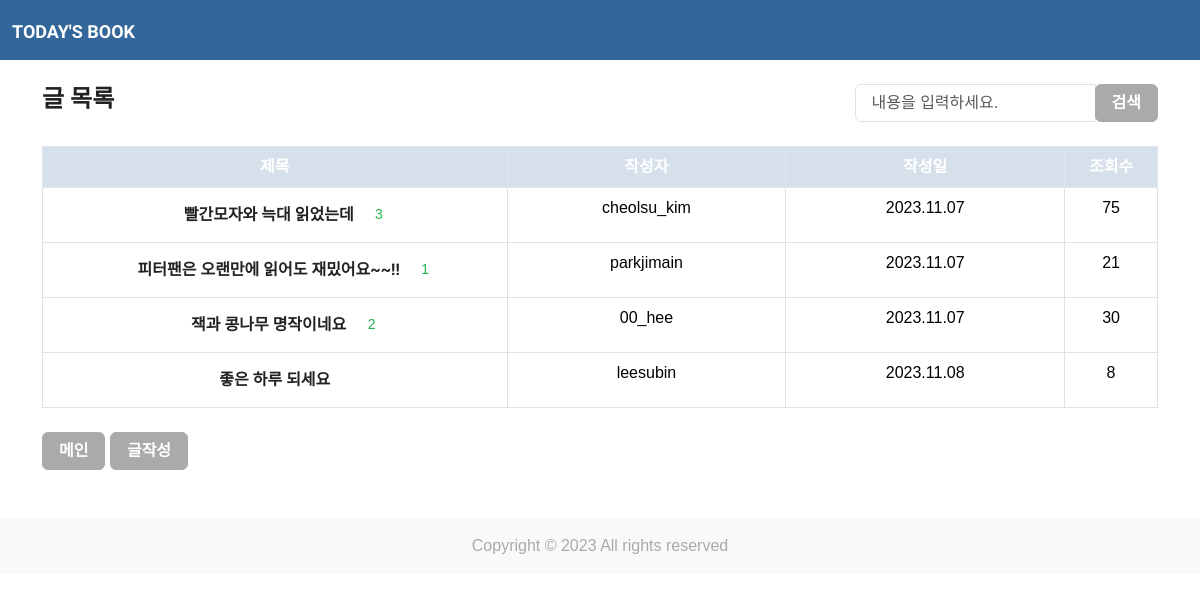
Page /reading_blog/posttag/공포/ on the committed database.
### reading_blog/models.py (models this page shows, shortened)
class Post(models.Model):
    author = models.ForeignKey(
        User, on_delete=models.CASCADE
    )
    title = models.CharField(max_length=100)
    content = models.TextField()
    thumb_image = models.ImageField(
        upload_to='reading_blog/images/%Y/%m/%d/', blank=True)
    image_upload = models.ImageField(upload_to='blog/%Y/%m/%d/', blank=True, null=True)
    file_upload = models.FileField(
        upload_to='reading_blog/files/%Y/%m/%d/', blank=True)
    created_at = models.DateTimeField(auto_now_add=True)
    updated_at = models.DateField(auto_now=True)
    view_count = models.PositiveIntegerField(default=0)
    tags = models.ManyToManyField('Tag', blank=True)

### reading_blog/views.py (the view)
# urls.py: path('posttag/<str:tag>/', views.posttag, name='posttag'),
def posttag(request, tag):
    posts = Post.objects.filter(tags__name__iexact=tag)
    return render(request, 'reading_blog/post_list.html', {'post_list': posts, 'tag': tag})

### templates/reading_blog/post_list.html (shortened to what this page needs)
{% extends 'base.html' %}
{% load static %}
{% block content %}
<div class="container mt-4">
    <div class="d-flex justify-content-between align-items-center">
        <h4>글 목록</h4>
        <form class="form-inline" action="" method="GET">
            <div class="input-group">
                <input class="form-control" type="text" name="q" value="{{ request.GET.q }}" placeholder="내용을 입력하세요.">
                <div class="input-group-append">
                    <button class="btn btn-secondary" type="submit">검색</button>
                </div>
            </div>
        </form>
    </div>
    <table class="table table-bordered mt-4 text-center table-hover text-dark">
        <thead class="table-light">
        {% if post_list %}
        <tr class="table-info">
            <th class="col-5">제목</th>
            <th class="col-3">작성자</th>
            <th class="col-3">작성일</th>
            <th class="col-1">조회수</th>
        </tr>
        </thead>
        <tbody>
        {% for post in post_list %}
        <tr>
            <td class="col-5">
                <a href="{% url 'reading_blog:post_detail' pk=post.pk %}" class="btn">{{ post.title }}</a>
                {% if post.comments.count > 0 %}
                <span class="text-success small ml-2">{{ post.comments.count }}</span>
                {% endif %}
            </td>
            <td class="col-3">{{ post.author.username }}</td>
            <td class="col-3">{{ post.created_at|date:"Y.m.d" }}</td>
            <td class="col-1">{{ post.view_count }}</td>
        </tr>
        {% endfor %}
        </tbody>
    </table>
    {% else %}
    <p>작성된 게시글이 없습니다.</p>
    {% endif %}
    <div class="text-left mt-4">
        <a href="{% url 'main:index' %}" class="btn btn-secondary">메인</a>
        <a href="{% url 'reading_blog:post_new' %}" class="btn btn-secondary">글작성</a>
    </div>
</div>
{% endblock %}

### templates/base.html (style rules this page uses)
body { font-family: Arial, sans-serif; }

### rows in the picture
Post: title "빨간모자와 늑대 읽었는데", comments.count "3", author.username "cheolsu_kim", created_at "2023.11.07", view_count "75"
Post: title "피터팬은 오랜만에 읽어도 재밌어요~~!!", comments.count "1", author.username "parkjimain", created_at "2023.11.07", view_count "21"
Post: title "잭과 콩나무 명작이네요", comments.count "2", author.username "00_hee", created_at "2023.11.07", view_count "30"
Post: title "좋은 하루 되세요", author.username "leesubin", created_at "2023.11.08", view_count "8"
